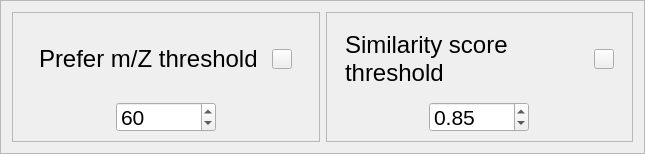
            <widget class="QFrame" name="frame_17">
             <property name="frameShape">
              <enum>QFrame::StyledPanel</enum>
             </property>
             <property name="frameShadow">
              <enum>QFrame::Raised</enum>
             </property>
             <layout class="QHBoxLayout" name="horizontalLayout_3" stretch="1,1">
              <item>
               <widget class="QFrame" name="frame_18">
                <property name="sizePolicy">
                 <sizepolicy hsizetype="Expanding" vsizetype="Expanding">
                  <horstretch>0</horstretch>
                  <verstretch>0</verstretch>
                 </sizepolicy>
                </property>
                <property name="minimumSize">
                 <size>
                  <width>0</width>
                  <height>0</height>
                 </size>
                </property>
                <property name="maximumSize">
                 <size>
                  <width>16777215</width>
                  <height>16777215</height>
                 </size>
                </property>
                <property name="frameShape">
                 <enum>QFrame::StyledPanel</enum>
                </property>
                <property name="frameShadow">
                 <enum>QFrame::Raised</enum>
                </property>
                <layout class="QGridLayout" name="gridLayout_13">
                 <property name="leftMargin">
                  <number>9</number>
                 </property>
                 <property name="topMargin">
                  <number>9</number>
                 </property>
                 <property name="rightMargin">
                  <number>9</number>
                 </property>
                 <property name="bottomMargin">
                  <number>9</number>
                 </property>
                 <property name="spacing">
                  <number>6</number>
                 </property>
                 <item row="0" column="0">
                  <widget class="QWidget" name="widget_3" native="true">
                   <layout class="QHBoxLayout" name="horizontalLayout_9">
                    <item>
                     <widget class="QLabel" name="label_6">
                      <property name="sizePolicy">
                       <sizepolicy hsizetype="Maximum" vsizetype="Preferred">
                        <horstretch>0</horstretch>
                        <verstretch>0</verstretch>
                       </sizepolicy>
                      </property>
                      <property name="minimumSize">
                       <size>
                        <width>0</width>
                        <height>50</height>
                       </size>
                      </property>
                      <property name="maximumSize">
                       <size>
                        <width>16777215</width>
                        <height>16777215</height>
                       </size>
                      </property>
                      <property name="font">
                       <font>
                        <pointsize>18</pointsize>
                        <weight>50</weight>
                        <italic>false</italic>
                        <bold>false</bold>
                       </font>
                      </property>
                      <property name="styleSheet">
                       <string notr="true">font: 18pt;</string>
                      </property>
                      <property name="text">
                       <string>Prefer m/Z threshold</string>
                      </property>
                      <property name="alignment">
                       <set>Qt::AlignLeading|Qt::AlignLeft|Qt::AlignVCenter</set>
                      </property>
                      <property name="wordWrap">
                       <bool>true</bool>
                      </property>
                     </widget>
                    </item>
                    <item>
                     <widget class="QPushButton" name="pushButton_13">
                      <property name="minimumSize">
                       <size>
                        <width>20</width>
                        <height>20</height>
                       </size>
                      </property>
                      <property name="maximumSize">
                       <size>
                        <width>20</width>
                        <height>20</height>
                       </size>
                      </property>
                      <property name="text">
                       <string/>
                      </property>
                      <property name="icon">
                       <iconset>
                        <normaloff>../Combine/R-C.png</normaloff>../Combine/R-C.png</iconset>
                      </property>
                      <property name="iconSize">
                       <size>
                        <width>20</width>
                        <height>20</height>
                       </size>
                      </property>
                     </widget>
                    </item>
                   </layout>
                  </widget>
                 </item>
                 <item row="1" column="0" alignment="Qt::AlignHCenter">
                  <widget class="QSpinBox" name="spinBox_5">
                   <property name="minimumSize">
                    <size>
                     <width>100</width>
                     <height>30</height>
                    </size>
                   </property>
                   <property name="maximumSize">
                    <size>
                     <width>100</width>
                     <height>30</height>
                    </size>
                   </property>
                   <property name="styleSheet">
                    <string notr="true">font: 16pt;</string>
                   </property>
                   <property name="maximum">
                    <number>99999</number>
                   </property>
                   <property name="value">
                    <number>60</number>
                   </property>
                  </widget>
                 </item>
                </layout>
               </widget>
              </item>
              <item>
               <widget class="QFrame" name="frame_19">
                <property name="sizePolicy">
                 <sizepolicy hsizetype="Expanding" vsizetype="Expanding">
                  <horstretch>0</horstretch>
                  <verstretch>0</verstretch>
                 </sizepolicy>
                </property>
                <property name="minimumSize">
                 <size>
                  <width>0</width>
                  <height>0</height>
                 </size>
                </property>
                <property name="maximumSize">
                 <size>
                  <width>16777215</width>
                  <height>16777215</height>
                 </size>
                </property>
                <property name="frameShape">
                 <enum>QFrame::StyledPanel</enum>
                </property>
                <property name="frameShadow">
                 <enum>QFrame::Raised</enum>
                </property>
                <layout class="QGridLayout" name="gridLayout_17">
                 <property name="leftMargin">
                  <number>9</number>
                 </property>
                 <property name="topMargin">
                  <number>9</number>
                 </property>
                 <property name="rightMargin">
                  <number>9</number>
                 </property>
                 <property name="bottomMargin">
                  <number>9</number>
                 </property>
                 <property name="spacing">
                  <number>6</number>
                 </property>
                 <item row="0" column="0">
                  <widget class="QWidget" name="widget_4" native="true">
                   <layout class="QHBoxLayout" name="horizontalLayout_2">
                    <item>
                     <widget class="QLabel" name="label_8">
                      <property name="sizePolicy">
                       <sizepolicy hsizetype="Preferred" vsizetype="Preferred">
                        <horstretch>0</horstretch>
                        <verstretch>0</verstretch>
                       </sizepolicy>
                      </property>
                      <property name="minimumSize">
                       <size>
                        <width>0</width>
                        <height>0</height>
                       </size>
                      </property>
                      <property name="maximumSize">
                       <size>
                        <width>16777215</width>
                        <height>16777215</height>
                       </size>
                      </property>
                      <property name="font">
                       <font>
                        <pointsize>18</pointsize>
                        <weight>50</weight>
                        <italic>false</italic>
                        <bold>false</bold>
                       </font>
                      </property>
                      <property name="styleSheet">
                       <string notr="true">font: 18pt;</string>
                      </property>
                      <property name="text">
                       <string>Similarity score threshold</string>
                      </property>
                      <property name="wordWrap">
                       <bool>true</bool>
                      </property>
                     </widget>
                    </item>
                    <item>
                     <widget class="QPushButton" name="pushButton_14">
                      <property name="minimumSize">
                       <size>
                        <width>20</width>
                        <height>20</height>
                       </size>
                      </property>
                      <property name="maximumSize">
                       <size>
                        <width>20</width>
                        <height>20</height>
                       </size>
                      </property>
                      <property name="text">
                       <string/>
                      </property>
                      <property name="icon">
                       <iconset>
                        <normaloff>../Combine/R-C.png</normaloff>../Combine/R-C.png</iconset>
                      </property>
                      <property name="iconSize">
                       <size>
                        <width>20</width>
                        <height>20</height>
                       </size>
                      </property>
                     </widget>
                    </item>
                   </layout>
                  </widget>
                 </item>
                 <item row="1" column="0" alignment="Qt::AlignHCenter">
                  <widget class="QDoubleSpinBox" name="doubleSpinBox_6">
                   <property name="minimumSize">
                    <size>
                     <width>100</width>
                     <height>30</height>
                    </size>
                   </property>
                   <property name="maximumSize">
                    <size>
                     <width>100</width>
                     <height>30</height>
                    </size>
                   </property>
                   <property name="styleSheet">
                    <string notr="true">font: 16pt;</string>
                   </property>
                   <property name="prefix">
                    <string notr="true"/>
                   </property>
                   <property name="suffix">
                    <string/>
                   </property>
                   <property name="maximum">
                    <double>9999.000000000000000</double>
                   </property>
                   <property name="singleStep">
                    <double>0.050000000000000</double>
                   </property>
                   <property name="value">
                    <double>0.850000000000000</double>
                   </property>
                  </widget>
                 </item>
                </layout>
               </widget>
              </item>
             </layout>
            </widget>
